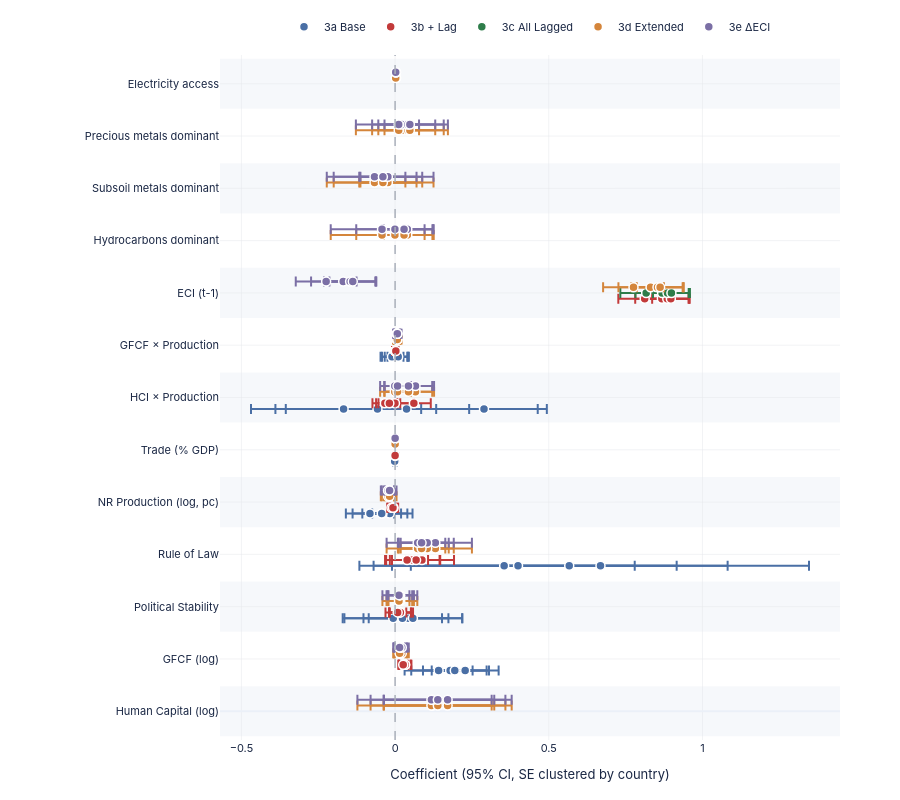

Write notebook code for a chart like this one.
### Markdown cell above
### Chart 9 — Coefficient Forest

### Code cell
FOREST_VARS = [
    'log_HCI', 'log_GFCF',
    'Political stability \u2014 estimate', 'Rule of law index',
    'log_Production_Value', 'Trade (% of GDP)',
    'log_HCI_x_log_Production', 'log_GFCF_x_log_Production',
    'ECI_lag1',
    'Hydrocarbons_Dominant', 'Subsoil_Metals_Dominant',
    'Precious_Metals_Dominant', 'Access to electricity (% of population)',
]


# Drop variables absent from all loaded models (absorbed / not in any spec)
_all_vars = set()
for _df in coef_dfs.values():
    _all_vars.update(_df['Variable'].tolist())
FOREST_VARS = [v for v in FOREST_VARS if v in _all_vars]

y_labels = [DISPLAY_LABELS.get(v, v) for v in FOREST_VARS]
y_pos    = {lbl: i for i, lbl in enumerate(y_labels)}
n_specs  = len(MODEL_ORDER)
offsets  = np.linspace(-0.22, 0.22, n_specs)

fig16 = go.Figure()
fig16.add_vline(x=0, line=dict(color='#aab0ba', width=1.5, dash='dash'))

# Horizontal reference bands
for i in range(len(y_labels)):
    if i % 2 == 0:
        fig16.add_hrect(y0=i - 0.48, y1=i + 0.48,
                        fillcolor='rgba(230,235,242,0.35)', line=dict(width=0), layer='below')

for i, m in enumerate(MODEL_ORDER):
    if m not in coef_dfs: continue
    tbl = coef_dfs[m]
    col = SPEC_COLORS[m]
    lbl = MODEL_LABELS[m]

    matched = tbl[tbl['Variable'].isin(FOREST_VARS)].copy()
    matched['Label'] = matched['Variable'].map(lambda v: DISPLAY_LABELS.get(v, v))
    matched['y_pos'] = matched['Label'].map(y_pos).fillna(-1) + offsets[i]
    matched = matched[matched['y_pos'] >= 0]

    fig16.add_trace(go.Scatter(
        x=matched['Coef'], y=matched['y_pos'],
        mode='markers',
        marker=dict(size=9, color=col, line=dict(color='white', width=1.5)),
        error_x=dict(
            type='data', symmetric=False,
            array=(matched['CI_hi'] - matched['Coef']).values,
            arrayminus=(matched['Coef'] - matched['CI_lo']).values,
            color=col, thickness=2.0, width=5,
        ),
        name=lbl,
        text=matched['Label'],
        hovertemplate='<b>%{text}</b><br>\u03b2 = %{x:.4f}<extra>' + lbl + '</extra>',
    ))

fig16.update_layout(**base_layout(
    height=max(560, len(y_labels) * 50 + 150),
    margin=dict(l=220, r=60, t=55, b=60),
    xaxis=dict(title='Coefficient (95% CI, SE clustered by country)',
               gridcolor=GRID, gridwidth=0.5, zeroline=False),
    yaxis=dict(
        tickvals=list(y_pos.values()),
        ticktext=list(y_pos.keys()),
        tickfont=dict(size=11), showgrid=True, gridcolor=GRID, gridwidth=0.5,
        range=[-0.55, len(y_labels) - 0.45],
    ),
    legend=dict(orientation='h', yanchor='bottom', y=1.02,
                xanchor='center', x=0.5, font=dict(size=11)),
))
save(fig16, '09_reg_coef_forest', w=1200, h=max(560, len(y_labels) * 50 + 150))
fig16.show(config=CFG)

### Figure 1 — Plotly figure (JSON) as saved in the notebook; plotly's stock layout.template omitted (floating-point values rounded to 4 significant figures)
{"data": [{"error_x": {"array": [0.1106, 0.1296, 0.4248, 0.05724, 0.005307, 0.2044, 0.04115, 0.1265, 0.1943, 0.6784, 0.0975, 0.005635, 0.4267, 0.03758, 0.1089, 0.1608, 0.5154, 0.0784, 0.005075, 0.3013, 0.03732, 0.1035, 0.1588, 0.5161, 0.06301, 0.004497, 0.2983, 0.03477], "arrayminus": [0.1106, 0.1296, 0.4248, 0.05724, 0.005307, 0.2044, 0.04115, 0.1265, 0.1943, 0.6784, 0.0975, 0.005635, 0.4267, 0.03758, 0.1089, 0.1608, 0.5154, 0.0784, 0.005075, 0.3013, 0.03732, 0.1035, 0.1588, 0.5161, 0.06301, 0.004497, 0.2983, 0.03477], "color": "#4a6fa5", "symmetric": false, "thickness": 2.0, "type": "data", "width": 5}, "hovertemplate": "<b>%{text}</b><br>β = %{x:.4f}<extra>3a Base</extra>", "marker": {"color": "#4a6fa5", "line": {"color": "white", "width": 1.5}, "size": 9}, "mode": "markers", "name": "3a Base", "text": ["GFCF (log)", "Political Stability", "Rule of Law", "NR Production (log, pc)", "Trade (% GDP)", "HCI × Production", "GFCF × Production", "GFCF (log)", "Political Stability", "Rule of Law", "NR Production (log, pc)", "Trade (% GDP)", "HCI × Production", "GFCF × Production", "GFCF (log)", "Political Stability", "Rule of Law", "NR Production (log, pc)", "Trade (% GDP)", "HCI × Production", "GFCF × Production", "GFCF (log)", "Political Stability", "Rule of Law", "NR Production (log, pc)", "Trade (% GDP)", "HCI × Production", "GFCF × Production"], "type": "scatter", "x": [0.1415, 0.04381, 0.3548, -0.01737, 0.0003886, 0.2892, -0.001475, 0.1791, 0.0238, 0.6682, -0.04083, -0.000563, 0.03732, 0.003778, 0.228, 0.05795, 0.5665, -0.08181, -0.001546, -0.1676, -0.01006, 0.1942, -0.006164, 0.4, -0.04361, -0.001393, -0.05734, 0.01007], "y": [0.78, 1.78, 2.78, 3.78, 4.78, 5.78, 6.78, 0.78, 1.78, 2.78, 3.78, 4.78, 5.78, 6.78, 0.78, 1.78, 2.78, 3.78, 4.78, 5.78, 6.78, 0.78, 1.78, 2.78, 3.78, 4.78, 5.78, 6.78]}, {"error_x": {"array": [0.01872, 0.03604, 0.08869, 0.01276, 0.001151, 0.08581, 0.05501, 0.009282, 0.0191, 0.04482, 0.1044, 0.01678, 0.001003, 0.08671, 0.06144, 0.009449, 0.02047, 0.03426, 0.07848, 0.01369, 0.0008648, 0.07193, 0.04045, 0.0082, 0.01554, 0.02802, 0.06815, 0.008985, 0.0007082, 0.06082, 0.03546, 0.008689], "arrayminus": [0.01872, 0.03604, 0.08869, 0.01276, 0.001151, 0.08581, 0.05501, 0.009282, 0.0191, 0.04482, 0.1044, 0.01678, 0.001003, 0.08671, 0.06144, 0.009449, 0.02047, 0.03426, 0.07848, 0.01369, 0.0008648, 0.07193, 0.04045, 0.0082, 0.01554, 0.02802, 0.06815, 0.008985, 0.0007082, 0.06082, 0.03546, 0.008689], "color": "#c23a3a", "symmetric": false, "thickness": 2.0, "type": "data", "width": 5}, "hovertemplate": "<b>%{text}</b><br>β = %{x:.4f}<extra>3b + Lag</extra>", "marker": {"color": "#c23a3a", "line": {"color": "white", "width": 1.5}, "size": 9}, "mode": "markers", "name": "3b + Lag", "text": ["GFCF (log)", "Political Stability", "Rule of Law", "NR Production (log, pc)", "Trade (% GDP)", "ECI (t-1)", "HCI × Production", "GFCF × Production", "GFCF (log)", "Political Stability", "Rule of Law", "NR Production (log, pc)", "Trade (% GDP)", "ECI (t-1)", "HCI × Production", "GFCF × Production", "GFCF (log)", "Political Stability", "Rule of Law", "NR Production (log, pc)", "Trade (% GDP)", "ECI (t-1)", "HCI × Production", "GFCF × Production", "GFCF (log)", "Political Stability", "Rule of Law", "NR Production (log, pc)", "Trade (% GDP)", "ECI (t-1)", "HCI × Production", "GFCF × Production"], "type": "scatter", "x": [0.03257, 0.01645, 0.05602, -0.004879, 0.0002387, 0.8121, 0.06107, 0.0001157, 0.03082, 0.01355, 0.08733, -0.006846, 4.427e-05, 0.8679, -0.0003503, -0.0001397, 0.03265, 0.01718, 0.06833, -0.01189, -7.95e-05, 0.8855, -0.03325, -1.257e-06, 0.02637, 0.008317, 0.03907, -0.006894, -3.671e-05, 0.8972, -0.01869, 0.002387], "y": [0.89, 1.89, 2.89, 3.89, 4.89, 7.89, 5.89, 6.89, 0.89, 1.89, 2.89, 3.89, 4.89, 7.89, 5.89, 6.89, 0.89, 1.89, 2.89, 3.89, 4.89, 7.89, 5.89, 6.89, 0.89, 1.89, 2.89, 3.89, 4.89, 7.89, 5.89, 6.89]}, {"error_x": {"array": [0.08409, 0.08659, 0.0716, 0.05996], "arrayminus": [0.08409, 0.08659, 0.0716, 0.05996], "color": "#2e7d4a", "symmetric": false, "thickness": 2.0, "type": "data", "width": 5}, "hovertemplate": "<b>%{text}</b><br>β = %{x:.4f}<extra>3c All Lagged</extra>", "marker": {"color": "#2e7d4a", "line": {"color": "white", "width": 1.5}, "size": 9}, "mode": "markers", "name": "3c All Lagged", "text": ["ECI (t-1)", "ECI (t-1)", "ECI (t-1)", "ECI (t-1)"], "type": "scatter", "x": [0.8169, 0.8686, 0.8864, 0.899], "y": [8.0, 8.0, 8.0, 8.0]}, {"error_x": {"array": [0.2012, 0.02126, 0.04456, 0.1011, 0.01793, 0.001098, 0.1669, 0.1624, 0.1497, 0.001742, 0.09888, 0.06044, 0.01011, 0.2408, 0.02245, 0.05677, 0.1189, 0.02555, 0.0009706, 0.1259, 0.1553, 0.1165, 0.002189, 0.1044, 0.07737, 0.01367, 0.2084, 0.02277, 0.03996, 0.08634, 0.02028, 0.0008447, 0.08168, 0.09319, 0.08253, 0.0016, 0.0849, 0.0477, 0.009917, 0.1752, 0.01767, 0.03415, 0.07712, 0.0152, 0.0006914, 0.06676, 0.07312, 0.06625, 0.001269, 0.0761, 0.04332, 0.01037], "arrayminus": [0.2012, 0.02126, 0.04456, 0.1011, 0.01793, 0.001098, 0.1669, 0.1624, 0.1497, 0.001742, 0.09888, 0.06044, 0.01011, 0.2408, 0.02245, 0.05677, 0.1189, 0.02555, 0.0009706, 0.1259, 0.1553, 0.1165, 0.002189, 0.1044, 0.07737, 0.01367, 0.2084, 0.02277, 0.03996, 0.08634, 0.02028, 0.0008447, 0.08168, 0.09319, 0.08253, 0.0016, 0.0849, 0.0477, 0.009917, 0.1752, 0.01767, 0.03415, 0.07712, 0.0152, 0.0006914, 0.06676, 0.07312, 0.06625, 0.001269, 0.0761, 0.04332, 0.01037], "color": "#d4853b", "symmetric": false, "thickness": 2.0, "type": "data", "width": 5}, "hovertemplate": "<b>%{text}</b><br>β = %{x:.4f}<extra>3d Extended</extra>", "marker": {"color": "#d4853b", "line": {"color": "white", "width": 1.5}, "size": 9}, "mode": "markers", "name": "3d Extended", "text": ["Human Capital (log)", "GFCF (log)", "Political Stability", "Rule of Law", "NR Production (log, pc)", "Trade (% GDP)", "Hydrocarbons dominant", "Subsoil metals dominant", "Precious metals dominant", "Electricity access", "ECI (t-1)", "HCI × Production", "GFCF × Production", "Human Capital (log)", "GFCF (log)", "Political Stability", "Rule of Law", "NR Production (log, pc)", "Trade (% GDP)", "Hydrocarbons dominant", "Subsoil metals dominant", "Precious metals dominant", "Electricity access", "ECI (t-1)", "HCI × Production", "GFCF × Production", "Human Capital (log)", "GFCF (log)", "Political Stability", "Rule of Law", "NR Production (log, pc)", "Trade (% GDP)", "Hydrocarbons dominant", "Subsoil metals dominant", "Precious metals dominant", "Electricity access", "ECI (t-1)", "HCI × Production", "GFCF × Production", "Human Capital (log)", "GFCF (log)", "Political Stability", "Rule of Law", "NR Production (log, pc)", "Trade (% GDP)", "Hydrocarbons dominant", "Subsoil metals dominant", "Precious metals dominant", "Electricity access", "ECI (t-1)", "HCI × Production", "GFCF × Production"], "type": "scatter", "x": [0.1214, 0.0167, 0.01666, 0.07342, -0.0194, 0.0004875, -0.04261, -0.0374, 0.02209, 0.003004, 0.7756, 0.06634, 0.006423, 0.1181, 0.01653, 0.0155, 0.131, -0.02087, 0.0002984, -0.0005461, -0.06703, 0.04174, 0.003071, 0.8311, 0.04338, 0.007345, 0.1709, 0.02173, 0.01568, 0.1045, -0.02303, 6.214e-05, 0.03978, -0.02348, 0.04804, 0.002196, 0.8537, -0.0009917, 0.00512, 0.139, 0.01471, 0.01258, 0.08616, -0.01786, 0.0001111, 0.02916, -0.03969, 0.01166, 0.002002, 0.8623, 0.007955, 0.007224], "y": [0.11, 1.11, 2.11, 3.11, 4.11, 5.11, 9.11, 10.11, 11.11, 12.11, 8.11, 6.11, 7.11, 0.11, 1.11, 2.11, 3.11, 4.11, 5.11, 9.11, 10.11, 11.11, 12.11, 8.11, 6.11, 7.11, 0.11, 1.11, 2.11, 3.11, 4.11, 5.11, 9.11, 10.11, 11.11, 12.11, 8.11, 6.11, 7.11, 0.11, 1.11, 2.11, 3.11, 4.11, 5.11, 9.11, 10.11, 11.11, 12.11, 8.11, 6.11, 7.11]}, {"error_x": {"array": [0.2012, 0.02126, 0.04456, 0.1011, 0.01793, 0.001098, 0.1669, 0.1624, 0.1497, 0.001742, 0.09888, 0.06044, 0.01011, 0.2408, 0.02245, 0.05677, 0.1189, 0.02555, 0.0009706, 0.1259, 0.1553, 0.1165, 0.002189, 0.1044, 0.07737, 0.01367, 0.2084, 0.02277, 0.03996, 0.08634, 0.02028, 0.0008447, 0.08168, 0.09319, 0.08253, 0.0016, 0.0849, 0.0477, 0.009917, 0.1752, 0.01767, 0.03415, 0.07712, 0.0152, 0.0006914, 0.06676, 0.07312, 0.06625, 0.001269, 0.0761, 0.04332, 0.01037], "arrayminus": [0.2012, 0.02126, 0.04456, 0.1011, 0.01793, 0.001098, 0.1669, 0.1624, 0.1497, 0.001742, 0.09888, 0.06044, 0.01011, 0.2408, 0.02245, 0.05677, 0.1189, 0.02555, 0.0009706, 0.1259, 0.1553, 0.1165, 0.002189, 0.1044, 0.07737, 0.01367, 0.2084, 0.02277, 0.03996, 0.08634, 0.02028, 0.0008447, 0.08168, 0.09319, 0.08253, 0.0016, 0.0849, 0.0477, 0.009917, 0.1752, 0.01767, 0.03415, 0.07712, 0.0152, 0.0006914, 0.06676, 0.07312, 0.06625, 0.001269, 0.0761, 0.04332, 0.01037], "color": "#7b6fa5", "symmetric": false, "thickness": 2.0, "type": "data", "width": 5}, "hovertemplate": "<b>%{text}</b><br>β = %{x:.4f}<extra>3e ΔECI</extra>", "marker": {"color": "#7b6fa5", "line": {"color": "white", "width": 1.5}, "size": 9}, "mode": "markers", "name": "3e ΔECI", "text": ["Human Capital (log)", "GFCF (log)", "Political Stability", "Rule of Law", "NR Production (log, pc)", "Trade (% GDP)", "Hydrocarbons dominant", "Subsoil metals dominant", "Precious metals dominant", "Electricity access", "ECI (t-1)", "HCI × Production", "GFCF × Production", "Human Capital (log)", "GFCF (log)", "Political Stability", "Rule of Law", "NR Production (log, pc)", "Trade (% GDP)", "Hydrocarbons dominant", "Subsoil metals dominant", "Precious metals dominant", "Electricity access", "ECI (t-1)", "HCI × Production", "GFCF × Production", "Human Capital (log)", "GFCF (log)", "Political Stability", "Rule of Law", "NR Production (log, pc)", "Trade (% GDP)", "Hydrocarbons dominant", "Subsoil metals dominant", "Precious metals dominant", "Electricity access", "ECI (t-1)", "HCI × Production", "GFCF × Production", "Human Capital (log)", "GFCF (log)", "Political Stability", "Rule of Law", "NR Production (log, pc)", "Trade (% GDP)", "Hydrocarbons dominant", "Subsoil metals dominant", "Precious metals dominant", "Electricity access", "ECI (t-1)", "HCI × Production", "GFCF × Production"], "type": "scatter", "x": [0.1214, 0.0167, 0.01666, 0.07342, -0.0194, 0.0004875, -0.04261, -0.0374, 0.02209, 0.003004, -0.2244, 0.06634, 0.006423, 0.1181, 0.01653, 0.0155, 0.131, -0.02087, 0.0002984, -0.0005461, -0.06703, 0.04174, 0.003071, -0.1689, 0.04338, 0.007345, 0.1709, 0.02173, 0.01568, 0.1045, -0.02303, 6.214e-05, 0.03978, -0.02348, 0.04804, 0.002196, -0.1463, -0.0009917, 0.00512, 0.139, 0.01471, 0.01258, 0.08616, -0.01786, 0.0001111, 0.02916, -0.03969, 0.01166, 0.002002, -0.1377, 0.007955, 0.007224], "y": [0.22, 1.22, 2.22, 3.22, 4.22, 5.22, 9.22, 10.22, 11.22, 12.22, 8.22, 6.22, 7.22, 0.22, 1.22, 2.22, 3.22, 4.22, 5.22, 9.22, 10.22, 11.22, 12.22, 8.22, 6.22, 7.22, 0.22, 1.22, 2.22, 3.22, 4.22, 5.22, 9.22, 10.22, 11.22, 12.22, 8.22, 6.22, 7.22, 0.22, 1.22, 2.22, 3.22, 4.22, 5.22, 9.22, 10.22, 11.22, 12.22, 8.22, 6.22, 7.22]}], "layout": {"font": {"color": "#1a2744", "family": "IBM Plex Sans, -apple-system, BlinkMacSystemFont, sans-serif", "size": 11}, "height": 800, "legend": {"font": {"size": 11}, "orientation": "h", "x": 0.5, "xanchor": "center", "y": 1.02, "yanchor": "bottom"}, "margin": {"b": 60, "l": 220, "r": 60, "t": 55}, "paper_bgcolor": "#ffffff", "plot_bgcolor": "#ffffff", "shapes": [{"line": {"color": "#aab0ba", "dash": "dash", "width": 1.5}, "type": "line", "x0": 0, "x1": 0, "xref": "x", "y0": 0, "y1": 1, "yref": "y domain"}, {"fillcolor": "rgba(230,235,242,0.35)", "layer": "below", "line": {"width": 0}, "type": "rect", "x0": 0, "x1": 1, "xref": "x domain", "y0": -0.48, "y1": 0.48, "yref": "y"}, {"fillcolor": "rgba(230,235,242,0.35)", "layer": "below", "line": {"width": 0}, "type": "rect", "x0": 0, "x1": 1, "xref": "x domain", "y0": 1.52, "y1": 2.48, "yref": "y"}, {"fillcolor": "rgba(230,235,242,0.35)", "layer": "below", "line": {"width": 0}, "type": "rect", "x0": 0, "x1": 1, "xref": "x domain", "y0": 3.52, "y1": 4.48, "yref": "y"}, {"fillcolor": "rgba(230,235,242,0.35)", "layer": "below", "line": {"width": 0}, "type": "rect", "x0": 0, "x1": 1, "xref": "x domain", "y0": 5.52, "y1": 6.48, "yref": "y"}, {"fillcolor": "rgba(230,235,242,0.35)", "layer": "below", "line": {"width": 0}, "type": "rect", "x0": 0, "x1": 1, "xref": "x domain", "y0": 7.52, "y1": 8.48, "yref": "y"}, {"fillcolor": "rgba(230,235,242,0.35)", "layer": "below", "line": {"width": 0}, "type": "rect", "x0": 0, "x1": 1, "xref": "x domain", "y0": 9.52, "y1": 10.48, "yref": "y"}, {"fillcolor": "rgba(230,235,242,0.35)", "layer": "below", "line": {"width": 0}, "type": "rect", "x0": 0, "x1": 1, "xref": "x domain", "y0": 11.52, "y1": 12.48, "yref": "y"}], "xaxis": {"gridcolor": "#e5e7eb", "gridwidth": 0.5, "title": {"text": "Coefficient (95% CI, SE clustered by country)"}, "zeroline": false}, "yaxis": {"gridcolor": "#e5e7eb", "gridwidth": 0.5, "range": [-0.55, 12.55], "showgrid": true, "tickfont": {"size": 11}, "ticktext": ["Human Capital (log)", "GFCF (log)", "Political Stability", "Rule of Law", "NR Production (log, pc)", "Trade (% GDP)", "HCI × Production", "GFCF × Production", "ECI (t-1)", "Hydrocarbons dominant", "Subsoil metals dominant", "Precious metals dominant", "Electricity access"], "tickvals": [0, 1, 2, 3, 4, 5, 6, 7, 8, 9, 10, 11, 12]}}}
